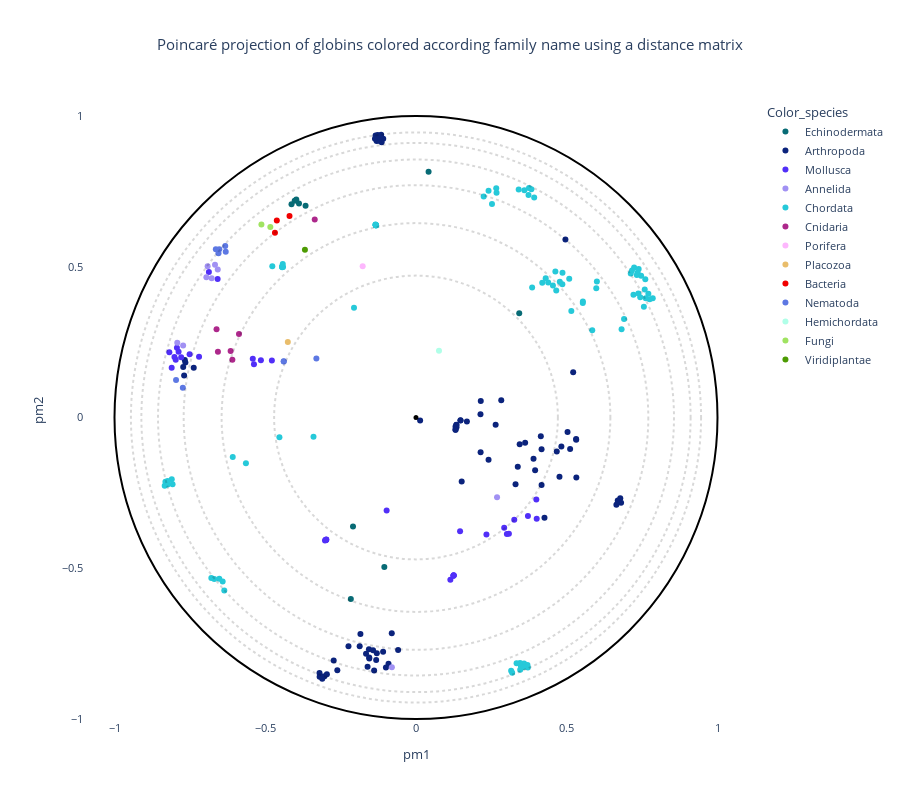

Notebook code for this chart:
### Markdown cell above
## Visualization

### Code cell
# OPTIONS =================================================
#Here you can set different parameters to color & annotate the resulting projection:
if data_type == "plm" :
    title = "Poincaré projection of globins colored according family name with embeddings"  
elif data_type == "pssm" :
    title = "Poincaré projection of globins colored according family name without embeddings" 
else :
    title = "Poincaré projection of globins colored according family name using a distance matrix" 
#----------------------------------------------------------
# Select the coloring from annotation .csv file:
labels_name = "Color_species"
# Select classes to label among the "labels_name" or "second_labels_name" column (comma separated list):
second_labels_name = ""
labels_text = []
show_text = False
#----------------------------------------------------------
# Use a custom color palette:
color_palette = globin_palette #Default: None
use_custom_palette = True
#==========================================================


#Check projection visualization parameters
#Labels name
if labels_name == "":
    labels_name = None
elif labels_name not in annotation_names:
    raise NameError(f"labels_name {labels_name} is not in the availables annotations.\nAvailables annotations: {annotation_names}")
#Second labels name
if second_labels_name == "":
    second_labels_name = None
elif second_labels_name not in annotation_names:
    raise NameError(f'"second_labels_name" {second_labels_name} is not in the availables annotations.\nAvailables annotations: {annotation_names}')

if not use_custom_palette:
    color_palette = None

#Plot graph
fig = plot_embedding_interactive(df_embedding, 
                                 labels_name = labels_name,
                                 second_labels_name = second_labels_name, 
                                 show_text = show_text,
                                 labels_text = labels_text,
                                 color_palette = color_palette, 
                                 title = title, 
                                 fontsize = 11)
fig.show()

### Figure 1 — Plotly figure (JSON) as saved in the notebook; plotly's stock layout.template omitted (floating-point values rounded to 4 significant figures; data arrays with more than 128 entries replaced by an {"elided": "..."} marker saying what was removed)
{"data": [{"customdata": {"elided": "10x17 mixed values"}, "hovertemplate": "<b>%{hovertext}</b><br><br>Color_species=%{customdata[10]}<br>pm1=%{x}<br>pm2=%{y}<br>proteins_id=%{customdata[0]}<br>tree1=%{customdata[1]}<br>tree2=%{customdata[2]}<br>tree3=%{customdata[3]}<br>tree4=%{customdata[4]}<br>full_name=%{customdata[5]}<br>short_name=%{customdata[6]}<br>full_species=%{customdata[7]}<br>short_species=%{customdata[8]}<br>evo_distance=%{customdata[9]}<br>Domain=%{customdata[11]}<br>Kingdom=%{customdata[12]}<br>Phylum=%{customdata[13]}<br>Subphylum=%{customdata[14]}<br>Class=%{customdata[15]}<br>Genus=%{customdata[16]}<extra></extra>", "hovertext": ["Echinodermata", "Echinodermata", "Echinodermata", "Echinodermata", "Echinodermata", "Echinodermata", "Echinodermata", "Echinodermata", "Echinodermata", "Echinodermata"], "legendgroup": "Echinodermata", "marker": {"color": "#086b75", "symbol": "circle"}, "mode": "markers", "name": "Echinodermata", "orientation": "v", "showlegend": true, "type": "scatter", "x": [0.04176, 0.3424, -0.105, -0.2089, -0.2161, -0.3663, -0.4129, -0.4023, -0.388, -0.3971], "xaxis": "x", "y": [0.8152, 0.346, -0.4957, -0.3614, -0.6019, 0.7022, 0.7072, 0.7191, 0.7097, 0.7227], "yaxis": "y"}, {"customdata": {"elided": "84x17 mixed values"}, "hovertemplate": "<b>%{hovertext}</b><br><br>Color_species=%{customdata[10]}<br>pm1=%{x}<br>pm2=%{y}<br>proteins_id=%{customdata[0]}<br>tree1=%{customdata[1]}<br>tree2=%{customdata[2]}<br>tree3=%{customdata[3]}<br>tree4=%{customdata[4]}<br>full_name=%{customdata[5]}<br>short_name=%{customdata[6]}<br>full_species=%{customdata[7]}<br>short_species=%{customdata[8]}<br>evo_distance=%{customdata[9]}<br>Domain=%{customdata[11]}<br>Kingdom=%{customdata[12]}<br>Phylum=%{customdata[13]}<br>Subphylum=%{customdata[14]}<br>Class=%{customdata[15]}<br>Genus=%{customdata[16]}<extra></extra>", "hovertext": ["Arthropoda", "Arthropoda", "Arthropoda", "Arthropoda", "Arthropoda", "Arthropoda", "Arthropoda", "Arthropoda", "Arthropoda", "Arthropoda", "Arthropoda", "Arthropoda", "Arthropoda", "Arthropoda", "Arthropoda", "Arthropoda", "Arthropoda", "Arthropoda", "Arthropoda", "Arthropoda", "Arthropoda", "Arthropoda", "Arthropoda", "Arthropoda", "Arthropoda", "Arthropoda", "Arthropoda", "Arthropoda", "Arthropoda", "Arthropoda", "Arthropoda", "Arthropoda", "Arthropoda", "Arthropoda", "Arthropoda", "Arthropoda", "Arthropoda", "Arthropoda", "Arthropoda", "Arthropoda", "Arthropoda", "Arthropoda", "Arthropoda", "Arthropoda", "Arthropoda", "Arthropoda", "Arthropoda", "Arthropoda", "Arthropoda", "Arthropoda", "Arthropoda", "Arthropoda", "Arthropoda", "Arthropoda", "Arthropoda", "Arthropoda", "Arthropoda", "Arthropoda", "Arthropoda", "Arthropoda", "Arthropoda", "Arthropoda", "Arthropoda", "Arthropoda", "Arthropoda", "Arthropoda", "Arthropoda", "Arthropoda", "Arthropoda", "Arthropoda", "Arthropoda", "Arthropoda", "Arthropoda", "Arthropoda", "Arthropoda", "Arthropoda", "Arthropoda", "Arthropoda", "Arthropoda", "Arthropoda", "Arthropoda", "Arthropoda", "Arthropoda", "Arthropoda"], "legendgroup": "Arthropoda", "marker": {"color": "#0b237c", "symbol": "circle"}, "mode": "markers", "name": "Arthropoda", "orientation": "v", "showlegend": true, "type": "scatter", "x": [0.3898, 0.4669, 0.5311, 0.5112, 0.5026, 0.3302, 0.3376, 0.3439, 0.3951, 0.4822, 0.2143, 0.1688, 0.1338, 0.1476, 0.2139, 0.1343, 0.1311, 0.1475, 0.1342, 0.2148, 0.4165, 0.2828, 0.1515, 0.2642, 0.4165, 0.5314, -0.769, -0.1086, -0.125, -0.1195, -0.114, -0.1186, -0.1306, -0.1236, -0.1361, -0.1341, -0.1269, -0.1156, -0.7721, 0.5318, -0.3035, -0.3109, -0.3197, -0.7372, -0.1657, -0.1562, -0.13, -0.1606, 0.2407, -0.2239, -0.1843, -0.1868, -0.2956, 0.1309, 0.414, -0.3201, -0.1321, -0.1388, -0.05928, -0.09977, -0.09117, -0.1425, -0.261, -0.273, 0.4956, 0.1313, -0.155, -0.1551, 0.6692, 0.6802, 0.6775, 0.6717, 0.6697, 0.4759, 0.362, 0.6647, 0.01372, -0.7648, 0.5213, 0.4261, -0.3133, -0.7669, -0.1091, -0.08039], "xaxis": "x", "y": [-0.1371, -0.1126, -0.07131, -0.1047, -0.0484, -0.2212, -0.1635, -0.08847, -0.1748, -0.0964, -0.115, -0.01331, -0.02437, -0.008857, 0.01112, -0.03223, -0.03035, -0.01014, -0.02461, 0.05511, -0.1055, 0.0574, -0.2125, -0.02367, -0.2235, -0.07352, 0.1391, 0.9248, 0.9288, 0.9259, 0.9127, 0.9313, 0.917, 0.9181, 0.925, 0.9349, 0.9372, 0.9378, 0.1676, -0.1987, -0.8582, -0.8666, -0.8602, 0.1654, -0.7832, -0.769, -0.7822, -0.8264, -0.1401, -0.7591, -0.7184, -0.7589, -0.8514, -0.04045, -0.06211, -0.8472, -0.8042, -0.8392, -0.771, -0.829, -0.8168, -0.7723, -0.838, -0.8064, 0.5902, -0.04044, -0.7989, -0.7957, -0.2755, -0.2823, -0.2675, -0.2789, -0.2813, -0.1963, -0.08409, -0.289, -0.0102, 0.1824, 0.1504, -0.3326, -0.859, 0.1908, -0.7768, -0.7153], "yaxis": "y"}, {"customdata": {"elided": "36x17 mixed values"}, "hovertemplate": "<b>%{hovertext}</b><br><br>Color_species=%{customdata[10]}<br>pm1=%{x}<br>pm2=%{y}<br>proteins_id=%{customdata[0]}<br>tree1=%{customdata[1]}<br>tree2=%{customdata[2]}<br>tree3=%{customdata[3]}<br>tree4=%{customdata[4]}<br>full_name=%{customdata[5]}<br>short_name=%{customdata[6]}<br>full_species=%{customdata[7]}<br>short_species=%{customdata[8]}<br>evo_distance=%{customdata[9]}<br>Domain=%{customdata[11]}<br>Kingdom=%{customdata[12]}<br>Phylum=%{customdata[13]}<br>Subphylum=%{customdata[14]}<br>Class=%{customdata[15]}<br>Genus=%{customdata[16]}<extra></extra>", "hovertext": ["Mollusca", "Mollusca", "Mollusca", "Mollusca", "Mollusca", "Mollusca", "Mollusca", "Mollusca", "Mollusca", "Mollusca", "Mollusca", "Mollusca", "Mollusca", "Mollusca", "Mollusca", "Mollusca", "Mollusca", "Mollusca", "Mollusca", "Mollusca", "Mollusca", "Mollusca", "Mollusca", "Mollusca", "Mollusca", "Mollusca", "Mollusca", "Mollusca", "Mollusca", "Mollusca", "Mollusca", "Mollusca", "Mollusca", "Mollusca", "Mollusca", "Mollusca"], "legendgroup": "Mollusca", "marker": {"color": "#512ff8", "symbol": "circle"}, "mode": "markers", "name": "Mollusca", "orientation": "v", "showlegend": true, "type": "scatter", "x": [0.3713, 0.4004, -0.7969, -0.7509, -0.7196, -0.8104, -0.7875, -0.2976, -0.09738, -0.2982, -0.2986, -0.2976, 0.3991, -0.7788, -0.8011, 0.3014, 0.3259, 0.2925, 0.3081, -0.5145, -0.5375, -0.5414, 0.1462, 0.2336, -0.6869, -0.793, -0.6579, -0.8181, -0.4781, -0.2999, -0.3019, 0.1249, 0.1248, 0.1246, 0.1244, 0.1139], "xaxis": "x", "y": [-0.3265, -0.3359, 0.1916, 0.2094, 0.2014, 0.1646, 0.2178, -0.4048, -0.3084, -0.4059, -0.4062, -0.4055, -0.2721, 0.2, 0.2007, -0.3868, -0.3392, -0.3658, -0.3857, 0.1896, 0.1767, 0.195, -0.3769, -0.3877, 0.4822, 0.2316, 0.4594, 0.2166, 0.189, -0.4063, -0.4079, -0.5235, -0.524, -0.5237, -0.5248, -0.5378], "yaxis": "y"}, {"customdata": {"elided": "9x17 mixed values"}, "hovertemplate": "<b>%{hovertext}</b><br><br>Color_species=%{customdata[10]}<br>pm1=%{x}<br>pm2=%{y}<br>proteins_id=%{customdata[0]}<br>tree1=%{customdata[1]}<br>tree2=%{customdata[2]}<br>tree3=%{customdata[3]}<br>tree4=%{customdata[4]}<br>full_name=%{customdata[5]}<br>short_name=%{customdata[6]}<br>full_species=%{customdata[7]}<br>short_species=%{customdata[8]}<br>evo_distance=%{customdata[9]}<br>Domain=%{customdata[11]}<br>Kingdom=%{customdata[12]}<br>Phylum=%{customdata[13]}<br>Subphylum=%{customdata[14]}<br>Class=%{customdata[15]}<br>Genus=%{customdata[16]}<extra></extra>", "hovertext": ["Annelida", "Annelida", "Annelida", "Annelida", "Annelida", "Annelida", "Annelida", "Annelida", "Annelida"], "legendgroup": "Annelida", "marker": {"color": "#a191f3", "symbol": "circle"}, "mode": "markers", "name": "Annelida", "orientation": "v", "showlegend": true, "type": "scatter", "x": [-0.6666, -0.6912, -0.6575, -0.6952, 0.2688, -0.7918, -0.08006, -0.7724, -0.6777], "xaxis": "x", "y": [0.507, 0.5013, 0.4911, 0.4649, -0.2643, 0.2476, -0.8285, 0.2392, 0.4618], "yaxis": "y"}, {"customdata": {"elided": "88x17 mixed values"}, "hovertemplate": "<b>%{hovertext}</b><br><br>Color_species=%{customdata[10]}<br>pm1=%{x}<br>pm2=%{y}<br>proteins_id=%{customdata[0]}<br>tree1=%{customdata[1]}<br>tree2=%{customdata[2]}<br>tree3=%{customdata[3]}<br>tree4=%{customdata[4]}<br>full_name=%{customdata[5]}<br>short_name=%{customdata[6]}<br>full_species=%{customdata[7]}<br>short_species=%{customdata[8]}<br>evo_distance=%{customdata[9]}<br>Domain=%{customdata[11]}<br>Kingdom=%{customdata[12]}<br>Phylum=%{customdata[13]}<br>Subphylum=%{customdata[14]}<br>Class=%{customdata[15]}<br>Genus=%{customdata[16]}<extra></extra>", "hovertext": ["Chordata", "Chordata", "Chordata", "Chordata", "Chordata", "Chordata", "Chordata", "Chordata", "Chordata", "Chordata", "Chordata", "Chordata", "Chordata", "Chordata", "Chordata", "Chordata", "Chordata", "Chordata", "Chordata", "Chordata", "Chordata", "Chordata", "Chordata", "Chordata", "Chordata", "Chordata", "Chordata", "Chordata", "Chordata", "Chordata", "Chordata", "Chordata", "Chordata", "Chordata", "Chordata", "Chordata", "Chordata", "Chordata", "Chordata", "Chordata", "Chordata", "Chordata", "Chordata", "Chordata", "Chordata", "Chordata", "Chordata", "Chordata", "Chordata", "Chordata", "Chordata", "Chordata", "Chordata", "Chordata", "Chordata", "Chordata", "Chordata", "Chordata", "Chordata", "Chordata", "Chordata", "Chordata", "Chordata", "Chordata", "Chordata", "Chordata", "Chordata", "Chordata", "Chordata", "Chordata", "Chordata", "Chordata", "Chordata", "Chordata", "Chordata", "Chordata", "Chordata", "Chordata", "Chordata", "Chordata", "Chordata", "Chordata", "Chordata", "Chordata", "Chordata", "Chordata", "Chordata", "Chordata"], "legendgroup": "Chordata", "marker": {"color": "#26c9d9", "symbol": "circle"}, "mode": "markers", "name": "Chordata", "orientation": "v", "showlegend": true, "type": "scatter", "x": [-0.4766, -0.6078, -0.2056, 0.7324, 0.7586, 0.7558, 0.4384, 0.7385, 0.7123, 0.4652, 0.7352, 0.4188, 0.3852, 0.7621, 0.7852, 0.4622, 0.4302, 0.7707, 0.5082, 0.7163, 0.7437, 0.7467, 0.7212, 0.4541, 0.7374, 0.4854, 0.4769, 0.5152, 0.6819, 0.7605, 0.69, 0.5845, 0.3406, -0.6524, 0.3156, 0.371, -0.6693, 0.3584, -0.6789, 0.319, 0.3477, -0.6413, 0.3452, 0.3697, 0.3457, 0.3573, -0.453, -0.6359, 0.3337, -0.8075, -0.8277, -0.8238, -0.8311, -0.8335, -0.8101, 0.5979, 0.5999, 0.5532, 0.5535, 0.2406, 0.252, 0.2245, 0.3732, 0.3748, 0.392, 0.3594, 0.3827, 0.7751, -0.3399, -0.5641, 0.2672, -0.1332, -0.1341, -0.4419, -0.1333, -0.4409, -0.4437, -0.1334, -0.4444, -0.1335, -0.1325, -0.1323, -0.1345, 0.2661, 0.4859, 0.7235, -0.4443, -0.8238], "xaxis": "x", "y": [0.5015, -0.1311, 0.3644, 0.4729, 0.4249, 0.367, 0.4477, 0.4928, 0.4774, 0.4215, 0.4809, 0.4466, 0.4312, 0.3954, 0.3953, 0.4841, 0.462, 0.4106, 0.4603, 0.4872, 0.399, 0.4699, 0.4073, 0.4374, 0.4111, 0.4416, 0.4505, 0.3533, 0.2926, 0.4584, 0.3268, 0.2896, 0.7563, -0.5351, -0.8398, -0.8291, -0.5357, -0.8161, -0.5324, -0.8462, -0.8231, -0.5442, -0.8145, -0.8208, -0.8369, -0.8274, -0.06521, -0.5742, -0.8149, -0.2215, -0.2182, -0.2226, -0.2127, -0.2267, -0.2045, 0.4287, 0.4511, 0.3801, 0.385, 0.7521, 0.7085, 0.7332, 0.7384, 0.7611, 0.7299, 0.7534, 0.7572, 0.3922, -0.06424, -0.1516, 0.7452, 0.638, 0.6402, 0.5088, 0.6376, 0.4996, 0.4987, 0.6387, 0.5001, 0.6385, 0.6365, 0.6375, 0.6397, 0.7601, 0.4804, 0.4972, 0.4998, -0.2103], "yaxis": "y"}, {"customdata": [[18, -1, -1, 8, 4, "Predicted protein", "Predicted", "Nematostella vectensis", "Nematostella", 2.434, "Cnidaria", "Eukaryota", "Metazoa", "Cnidaria", "Other", "Other", "Other"], [82, -1, 15, 7, 4, "Predicted protein", "Predicted", "Nematostella vectensis", "Nematostella", 3.063, "Cnidaria", "Eukaryota", "Metazoa", "Cnidaria", "Other", "Other", "Other"], [83, 20, 15, 7, 4, "Predicted protein", "Predicted", "Nematostella vectensis", "Nematostella", 2.696, "Cnidaria", "Eukaryota", "Metazoa", "Cnidaria", "Other", "Other", "Other"], [84, -1, 15, 7, 4, "Predicted protein", "Predicted", "Nematostella vectensis", "Nematostella", 2.747, "Cnidaria", "Eukaryota", "Metazoa", "Cnidaria", "Other", "Other", "Other"], [85, 20, 15, 7, 4, "Predicted protein", "Predicted", "Nematostella vectensis", "Nematostella", 2.467, "Cnidaria", "Eukaryota", "Metazoa", "Cnidaria", "Other", "Other", "Other"], [208, -1, -1, -1, 3, "Predicted protein", "Predicted", "Nematostella vectensis", "Nematostella", 3.137, "Cnidaria", "Eukaryota", "Metazoa", "Cnidaria", "Other", "Other", "Other"]], "hovertemplate": "<b>%{hovertext}</b><br><br>Color_species=%{customdata[10]}<br>pm1=%{x}<br>pm2=%{y}<br>proteins_id=%{customdata[0]}<br>tree1=%{customdata[1]}<br>tree2=%{customdata[2]}<br>tree3=%{customdata[3]}<br>tree4=%{customdata[4]}<br>full_name=%{customdata[5]}<br>short_name=%{customdata[6]}<br>full_species=%{customdata[7]}<br>short_species=%{customdata[8]}<br>evo_distance=%{customdata[9]}<br>Domain=%{customdata[11]}<br>Kingdom=%{customdata[12]}<br>Phylum=%{customdata[13]}<br>Subphylum=%{customdata[14]}<br>Class=%{customdata[15]}<br>Genus=%{customdata[16]}<extra></extra>", "hovertext": ["Cnidaria", "Cnidaria", "Cnidaria", "Cnidaria", "Cnidaria", "Cnidaria"], "legendgroup": "Cnidaria", "marker": {"color": "#ad288b", "symbol": "circle"}, "mode": "markers", "name": "Cnidaria", "orientation": "v", "showlegend": true, "type": "scatter", "x": [-0.6616, -0.657, -0.6149, -0.6091, -0.5871, -0.3359], "xaxis": "x", "y": [0.2924, 0.2177, 0.2203, 0.1911, 0.2766, 0.657], "yaxis": "y"}, {"customdata": [[37, -1, -1, 9, 3, "Uncharacterized protein", "Uncharacterized", "Amphimedon queenslandica", "Amphimedon", 2.522, "Porifera", "Eukaryota", "Metazoa", "Porifera", "Other", "Other", "Other"]], "hovertemplate": "<b>%{hovertext}</b><br><br>Color_species=%{customdata[10]}<br>pm1=%{x}<br>pm2=%{y}<br>proteins_id=%{customdata[0]}<br>tree1=%{customdata[1]}<br>tree2=%{customdata[2]}<br>tree3=%{customdata[3]}<br>tree4=%{customdata[4]}<br>full_name=%{customdata[5]}<br>short_name=%{customdata[6]}<br>full_species=%{customdata[7]}<br>short_species=%{customdata[8]}<br>evo_distance=%{customdata[9]}<br>Domain=%{customdata[11]}<br>Kingdom=%{customdata[12]}<br>Phylum=%{customdata[13]}<br>Subphylum=%{customdata[14]}<br>Class=%{customdata[15]}<br>Genus=%{customdata[16]}<extra></extra>", "hovertext": ["Porifera"], "legendgroup": "Porifera", "marker": {"color": "#fdb7fd", "symbol": "circle"}, "mode": "markers", "name": "Porifera", "orientation": "v", "showlegend": true, "type": "scatter", "x": [-0.1769], "xaxis": "x", "y": [0.5015], "yaxis": "y"}, {"customdata": [[78, -1, -1, 20, 7, "Putative uncharacterized protein", "Putative", "Trichoplax adhaerens", "Trichoplax", 2.316, "Placozoa", "Eukaryota", "Metazoa", "Other", "Other", "Other", "Other"]], "hovertemplate": "<b>%{hovertext}</b><br><br>Color_species=%{customdata[10]}<br>pm1=%{x}<br>pm2=%{y}<br>proteins_id=%{customdata[0]}<br>tree1=%{customdata[1]}<br>tree2=%{customdata[2]}<br>tree3=%{customdata[3]}<br>tree4=%{customdata[4]}<br>full_name=%{customdata[5]}<br>short_name=%{customdata[6]}<br>full_species=%{customdata[7]}<br>short_species=%{customdata[8]}<br>evo_distance=%{customdata[9]}<br>Domain=%{customdata[11]}<br>Kingdom=%{customdata[12]}<br>Phylum=%{customdata[13]}<br>Subphylum=%{customdata[14]}<br>Class=%{customdata[15]}<br>Genus=%{customdata[16]}<extra></extra>", "hovertext": ["Placozoa"], "legendgroup": "Placozoa", "marker": {"color": "#e9bd6b", "symbol": "circle"}, "mode": "markers", "name": "Placozoa", "orientation": "v", "showlegend": true, "type": "scatter", "x": [-0.4251], "xaxis": "x", "y": [0.2508], "yaxis": "y"}, {"customdata": [[79, -1, -1, 6, 3, "Globin", "Globin", "Gemmatirosa kalamazoonesis", "Gemmatirosa", 2.905, "Bacteria", "Bacteria", "Bacteria", "Other", "Other", "Other", "Other"], [80, -1, 9, 6, 3, "Globin", "Globin", "Gemmatirosa kalamazoonesis", "Gemmatirosa", 3.007, "Bacteria", "Bacteria", "Bacteria", "Other", "Other", "Other", "Other"], [81, -1, 9, 6, 3, "Hemin receptor", "Hemin", "Halothiobacillus sp.", "Halothiobacillus", 2.535, "Bacteria", "Bacteria", "Bacteria", "Proteobacteria", "Other", "Gammaproteobacteria", "Other"]], "hovertemplate": "<b>%{hovertext}</b><br><br>Color_species=%{customdata[10]}<br>pm1=%{x}<br>pm2=%{y}<br>proteins_id=%{customdata[0]}<br>tree1=%{customdata[1]}<br>tree2=%{customdata[2]}<br>tree3=%{customdata[3]}<br>tree4=%{customdata[4]}<br>full_name=%{customdata[5]}<br>short_name=%{customdata[6]}<br>full_species=%{customdata[7]}<br>short_species=%{customdata[8]}<br>evo_distance=%{customdata[9]}<br>Domain=%{customdata[11]}<br>Kingdom=%{customdata[12]}<br>Phylum=%{customdata[13]}<br>Subphylum=%{customdata[14]}<br>Class=%{customdata[15]}<br>Genus=%{customdata[16]}<extra></extra>", "hovertext": ["Bacteria", "Bacteria", "Bacteria"], "legendgroup": "Bacteria", "marker": {"color": "#f10000", "symbol": "circle"}, "mode": "markers", "name": "Bacteria", "orientation": "v", "showlegend": true, "type": "scatter", "x": [-0.4617, -0.4678, -0.4195], "xaxis": "x", "y": [0.6535, 0.6125, 0.6685], "yaxis": "y"}, {"customdata": {"elided": "10x17 mixed values"}, "hovertemplate": "<b>%{hovertext}</b><br><br>Color_species=%{customdata[10]}<br>pm1=%{x}<br>pm2=%{y}<br>proteins_id=%{customdata[0]}<br>tree1=%{customdata[1]}<br>tree2=%{customdata[2]}<br>tree3=%{customdata[3]}<br>tree4=%{customdata[4]}<br>full_name=%{customdata[5]}<br>short_name=%{customdata[6]}<br>full_species=%{customdata[7]}<br>short_species=%{customdata[8]}<br>evo_distance=%{customdata[9]}<br>Domain=%{customdata[11]}<br>Kingdom=%{customdata[12]}<br>Phylum=%{customdata[13]}<br>Subphylum=%{customdata[14]}<br>Class=%{customdata[15]}<br>Genus=%{customdata[16]}<extra></extra>", "hovertext": ["Nematoda", "Nematoda", "Nematoda", "Nematoda", "Nematoda", "Nematoda", "Nematoda", "Nematoda", "Nematoda", "Nematoda"], "legendgroup": "Nematoda", "marker": {"color": "#5d78e3", "symbol": "circle"}, "mode": "markers", "name": "Nematoda", "orientation": "v", "showlegend": true, "type": "scatter", "x": [-0.4388, -0.3305, -0.4385, -0.6551, -0.631, -0.6327, -0.6639, -0.6523, -0.7733, -0.7958], "xaxis": "x", "y": [0.1862, 0.1959, 0.186, 0.5448, 0.5501, 0.5692, 0.5579, 0.5584, 0.09836, 0.1247], "yaxis": "y"}, {"customdata": [[203, -1, -1, 14, 6, "Neuroglobin like protein", "Neuroglobin", "Saccoglossus kowalevskii", "Saccoglossus", 2.36, "Hemichordata", "Eukaryota", "Metazoa", "Hemichordata", "Other", "Other", "Other"]], "hovertemplate": "<b>%{hovertext}</b><br><br>Color_species=%{customdata[10]}<br>pm1=%{x}<br>pm2=%{y}<br>proteins_id=%{customdata[0]}<br>tree1=%{customdata[1]}<br>tree2=%{customdata[2]}<br>tree3=%{customdata[3]}<br>tree4=%{customdata[4]}<br>full_name=%{customdata[5]}<br>short_name=%{customdata[6]}<br>full_species=%{customdata[7]}<br>short_species=%{customdata[8]}<br>evo_distance=%{customdata[9]}<br>Domain=%{customdata[11]}<br>Kingdom=%{customdata[12]}<br>Phylum=%{customdata[13]}<br>Subphylum=%{customdata[14]}<br>Class=%{customdata[15]}<br>Genus=%{customdata[16]}<extra></extra>", "hovertext": ["Hemichordata"], "legendgroup": "Hemichordata", "marker": {"color": "#b0ffe8", "symbol": "circle"}, "mode": "markers", "name": "Hemichordata", "orientation": "v", "showlegend": true, "type": "scatter", "x": [0.07621], "xaxis": "x", "y": [0.2216], "yaxis": "y"}, {"customdata": [[210, 15, 8, 6, 3, "ARAD1D45562p", "ARAD1D45562p", "Blastobotrys adeninivorans", "Blastobotrys", 3.652, "Fungi", "Eukaryota", "Fungi", "Ascomycota", "Other", "Other", "Other"], [234, 15, 8, 6, 3, "CYFA0S05e02454g1_1", "CYFA0S05e02454g1_1", "Cyberlindnera fabianii", "Cyberlindnera", 4.119, "Fungi", "Eukaryota", "Fungi", "Ascomycota", "Other", "Other", "Other"]], "hovertemplate": "<b>%{hovertext}</b><br><br>Color_species=%{customdata[10]}<br>pm1=%{x}<br>pm2=%{y}<br>proteins_id=%{customdata[0]}<br>tree1=%{customdata[1]}<br>tree2=%{customdata[2]}<br>tree3=%{customdata[3]}<br>tree4=%{customdata[4]}<br>full_name=%{customdata[5]}<br>short_name=%{customdata[6]}<br>full_species=%{customdata[7]}<br>short_species=%{customdata[8]}<br>evo_distance=%{customdata[9]}<br>Domain=%{customdata[11]}<br>Kingdom=%{customdata[12]}<br>Phylum=%{customdata[13]}<br>Subphylum=%{customdata[14]}<br>Class=%{customdata[15]}<br>Genus=%{customdata[16]}<extra></extra>", "hovertext": ["Fungi", "Fungi"], "legendgroup": "Fungi", "marker": {"color": "#a0e361", "symbol": "circle"}, "mode": "markers", "name": "Fungi", "orientation": "v", "showlegend": true, "type": "scatter", "x": [-0.4832, -0.5127], "xaxis": "x", "y": [0.6316, 0.64], "yaxis": "y"}, {"customdata": [[227, -1, -1, 9, 3, "Uncharacterized protein", "Uncharacterized", "Micromonas commoda", "Micromonas", 2.71, "Viridiplantae", "Eukaryota", "Plantae", "Chlorophyta", "Other", "Other", "Other"]], "hovertemplate": "<b>%{hovertext}</b><br><br>Color_species=%{customdata[10]}<br>pm1=%{x}<br>pm2=%{y}<br>proteins_id=%{customdata[0]}<br>tree1=%{customdata[1]}<br>tree2=%{customdata[2]}<br>tree3=%{customdata[3]}<br>tree4=%{customdata[4]}<br>full_name=%{customdata[5]}<br>short_name=%{customdata[6]}<br>full_species=%{customdata[7]}<br>short_species=%{customdata[8]}<br>evo_distance=%{customdata[9]}<br>Domain=%{customdata[11]}<br>Kingdom=%{customdata[12]}<br>Phylum=%{customdata[13]}<br>Subphylum=%{customdata[14]}<br>Class=%{customdata[15]}<br>Genus=%{customdata[16]}<extra></extra>", "hovertext": ["Viridiplantae"], "legendgroup": "Viridiplantae", "marker": {"color": "#4d9b03", "symbol": "circle"}, "mode": "markers", "name": "Viridiplantae", "orientation": "v", "showlegend": true, "type": "scatter", "x": [-0.3684], "xaxis": "x", "y": [0.556], "yaxis": "y"}], "layout": {"font": {"size": 11}, "height": 800, "legend": {"title": {"text": "Color_species"}, "tracegroupgap": 0}, "plot_bgcolor": "rgba(0, 0, 0, 0)", "shapes": [{"line": {"color": "black", "dash": "dot"}, "opacity": 0.15, "type": "circle", "x0": -0.4706, "x1": 0.4706, "y0": -0.4706, "y1": 0.4706}, {"line": {"color": "black", "dash": "dot"}, "opacity": 0.15, "type": "circle", "x0": -0.6447, "x1": 0.6447, "y0": -0.6447, "y1": 0.6447}, {"line": {"color": "black", "dash": "dot"}, "opacity": 0.15, "type": "circle", "x0": -0.7705, "x1": 0.7705, "y0": -0.7705, "y1": 0.7705}, {"line": {"color": "black", "dash": "dot"}, "opacity": 0.15, "type": "circle", "x0": -0.8557, "x1": 0.8557, "y0": -0.8557, "y1": 0.8557}, {"line": {"color": "black", "dash": "dot"}, "opacity": 0.15, "type": "circle", "x0": -0.9108, "x1": 0.9108, "y0": -0.9108, "y1": 0.9108}, {"line": {"color": "black", "dash": "dot"}, "opacity": 0.15, "type": "circle", "x0": -0.9455, "x1": 0.9455, "y0": -0.9455, "y1": 0.9455}, {"line": {"color": "Black"}, "type": "circle", "x0": -1, "x1": 1, "xref": "x", "y0": -1, "y1": 1, "yref": "y"}, {"fillcolor": "Black", "line": {"color": "Black"}, "type": "circle", "x0": -0.005, "x1": 0.005, "xref": "x", "y0": -0.005, "y1": 0.005, "yref": "y"}], "title": {"text": "Poincaré projection of globins colored according family name using a distance matrix", "x": 0.5}, "xaxis": {"anchor": "y", "constrain": "domain", "domain": [0, 1], "range": [-1.1, 1.1], "title": {"text": "pm1"}}, "yaxis": {"anchor": "x", "domain": [0, 1], "scaleanchor": "x", "scaleratio": 1, "title": {"text": "pm2"}}, "yaxis2": {"layer": "below traces", "matches": "y", "overlaying": "y"}}}
